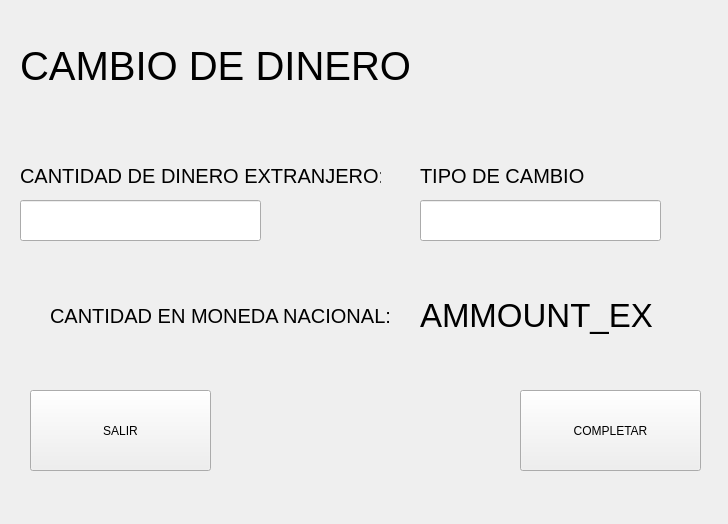
<?xml version="1.0" encoding="UTF-8"?>
<ui version="4.0">
 <class>Form</class>
 <widget class="QWidget" name="Form">
  <property name="geometry">
   <rect>
    <x>0</x>
    <y>0</y>
    <width>728</width>
    <height>524</height>
   </rect>
  </property>
  <property name="windowTitle">
   <string>Form</string>
  </property>
  <widget class="QLabel" name="label">
   <property name="geometry">
    <rect>
     <x>20</x>
     <y>20</y>
     <width>421</width>
     <height>91</height>
    </rect>
   </property>
   <property name="font">
    <font>
     <pointsize>30</pointsize>
    </font>
   </property>
   <property name="text">
    <string>CAMBIO DE DINERO</string>
   </property>
  </widget>
  <widget class="QLabel" name="label_2">
   <property name="geometry">
    <rect>
     <x>20</x>
     <y>130</y>
     <width>361</width>
     <height>91</height>
    </rect>
   </property>
   <property name="font">
    <font>
     <pointsize>15</pointsize>
    </font>
   </property>
   <property name="text">
    <string>CANTIDAD DE DINERO EXTRANJERO:</string>
   </property>
  </widget>
  <widget class="QLineEdit" name="foreing_money_box">
   <property name="geometry">
    <rect>
     <x>20</x>
     <y>200</y>
     <width>241</width>
     <height>41</height>
    </rect>
   </property>
   <property name="font">
    <font>
     <pointsize>15</pointsize>
    </font>
   </property>
   <property name="inputMethodHints">
    <set>Qt::ImhDigitsOnly</set>
   </property>
  </widget>
  <widget class="QLabel" name="label_3">
   <property name="geometry">
    <rect>
     <x>420</x>
     <y>130</y>
     <width>351</width>
     <height>91</height>
    </rect>
   </property>
   <property name="font">
    <font>
     <pointsize>15</pointsize>
    </font>
   </property>
   <property name="text">
    <string>TIPO DE CAMBIO</string>
   </property>
  </widget>
  <widget class="QLineEdit" name="rate_box">
   <property name="geometry">
    <rect>
     <x>420</x>
     <y>200</y>
     <width>241</width>
     <height>41</height>
    </rect>
   </property>
   <property name="font">
    <font>
     <pointsize>15</pointsize>
    </font>
   </property>
   <property name="inputMethodHints">
    <set>Qt::ImhDigitsOnly</set>
   </property>
  </widget>
  <widget class="QPushButton" name="exit_button">
   <property name="geometry">
    <rect>
     <x>30</x>
     <y>390</y>
     <width>181</width>
     <height>81</height>
    </rect>
   </property>
   <property name="text">
    <string>SALIR</string>
   </property>
  </widget>
  <widget class="QPushButton" name="complete_button">
   <property name="geometry">
    <rect>
     <x>520</x>
     <y>390</y>
     <width>181</width>
     <height>81</height>
    </rect>
   </property>
   <property name="text">
    <string>COMPLETAR</string>
   </property>
  </widget>
  <widget class="QLabel" name="label_4">
   <property name="geometry">
    <rect>
     <x>50</x>
     <y>270</y>
     <width>351</width>
     <height>91</height>
    </rect>
   </property>
   <property name="font">
    <font>
     <pointsize>15</pointsize>
    </font>
   </property>
   <property name="text">
    <string>CANTIDAD EN MONEDA NACIONAL:</string>
   </property>
  </widget>
  <widget class="QLabel" name="exhange_ammount_label">
   <property name="geometry">
    <rect>
     <x>420</x>
     <y>270</y>
     <width>351</width>
     <height>91</height>
    </rect>
   </property>
   <property name="font">
    <font>
     <pointsize>25</pointsize>
    </font>
   </property>
   <property name="text">
    <string>AMMOUNT_EX</string>
   </property>
  </widget>
 </widget>
 <resources/>
 <connections/>
</ui>
